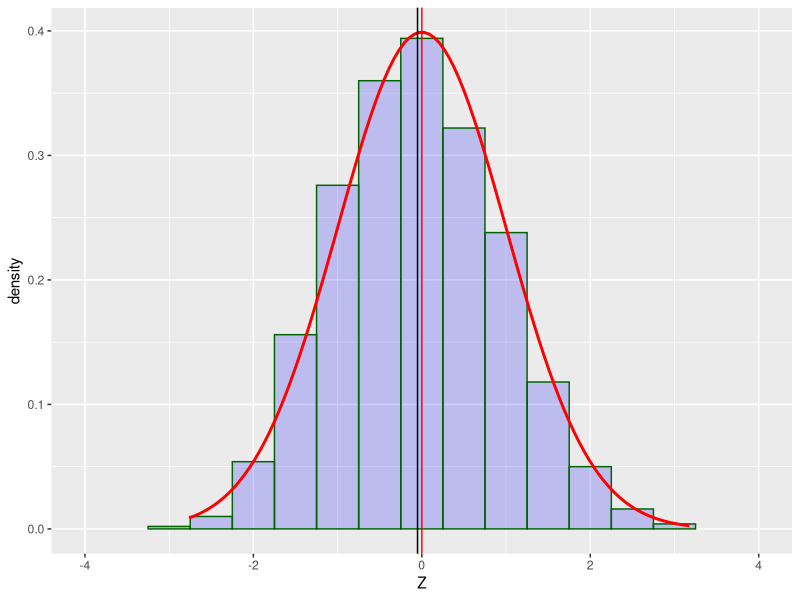
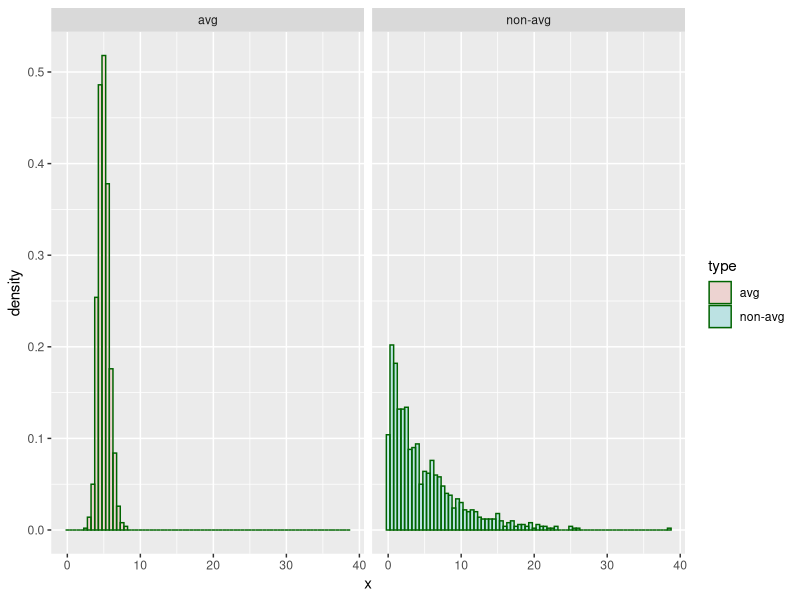

Write the R code that produced these figures, in order.
## ---- chunk 1
knitr::opts_chunk$set(echo = TRUE)
## ---- chunk 2
nosim<-1000; n<-40; lambda<-0.2; library(ggplot2); set.seed(1286)
cfunc <- function(x, n) sqrt(n)*(mean(x)-1/lambda)/(1/lambda)
# next we sample from the exponential distribution to simulate our data
dat <- data.frame(Z = apply(matrix(rexp(n*nosim,lambda),nosim), 1, cfunc, n))
g <- ggplot(dat, aes(x = Z)) + geom_histogram(alpha = .20, binwidth=.5,
                       colour = "darkgreen", fill = "blue", aes(y = ..density..)) 
g <- g + stat_function(fun = dnorm, size = 1,colour="red")
g<-g +geom_vline(xintercept = 0, colour="red") # The theoretical mean 1/lambda
g<-g +geom_vline(xintercept = mean(dat$Z)) # The sample mean 
g<-g+coord_cartesian(xlim = c(-4,4))
g
## ---- chunk 3
t.test(dat$Z)
## ---- chunk 4
var(dat$Z)
## ---- chunk 5
dat1 <- data.frame(x = c(apply(matrix(rexp(n*nosim,lambda),nosim), 1, mean),
        rexp(nosim,lambda)),
        type = factor(rep(c("avg", "non-avg"), rep(nosim, 2))))
g1 <- ggplot(dat1, aes(x = x, fill = type)) + 
        geom_histogram(alpha = .20, binwidth=.5, colour = "darkgreen",
                       aes(y = ..density..)) 
g1 + facet_grid(. ~ type)
